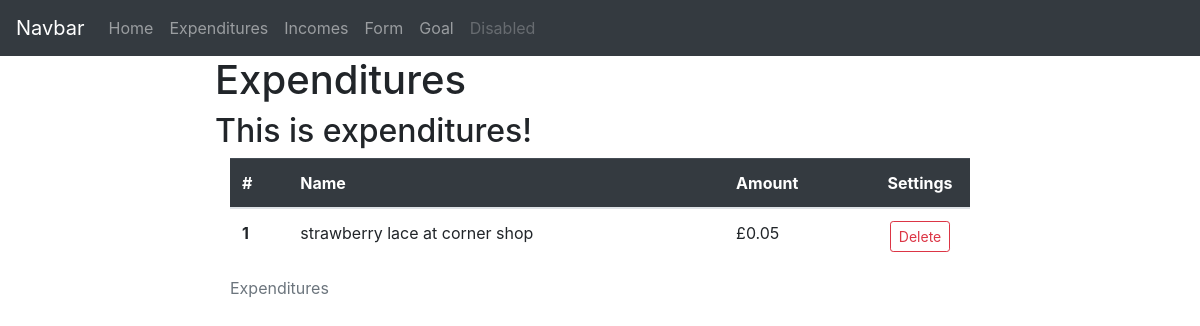
Page /expenditures on the earlier database version.
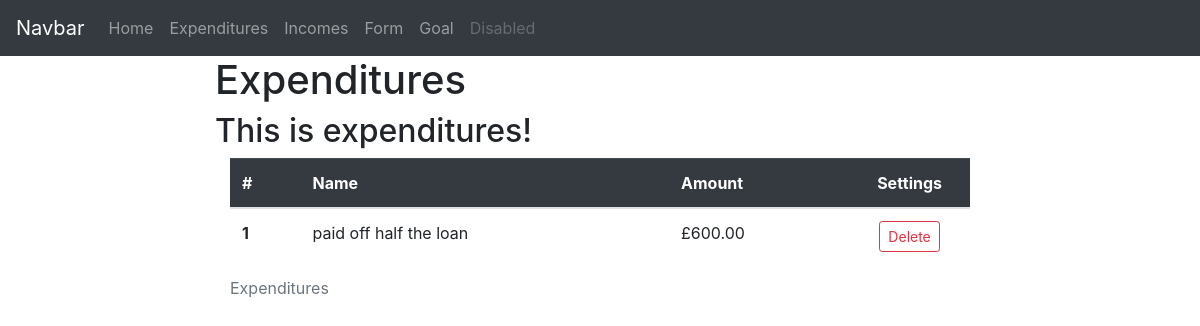
Same page on the later database version.
### app/models.py (models this page shows)
class Expenditure(db.Model):
    id = db.Column(db.Integer, primary_key=True)
    name = db.Column(db.String(500), index=True, unique=True, nullable=False)
    amount = db.Column(db.Float, nullable=False)

### app/views.py (the view)
@app.route('/expenditures', methods =['GET','POST'])
def expenditures():
    with app.app_context():
        expenditures_list=db.session.query(models.Expenditure).all()
    expenditures_count = len(expenditures_list)
    expenditures={'description':'This is expenditures!',
          'expenditure_table':"This should be a table of expenditures"}
    return render_template('expenditures.html', title='Expenditures', expenditures_list = expenditures_list,expenditures=expenditures, expenditures_count=expenditures_count) #this is the base location

### app/templates/expenditures.html
{% extends "base.html" %}]
{%block content%}
<h1>Expenditures</h1>
<h2>{{expenditures.description}}</h2>
<div class="container">
    <table class="table table-hover">
        <caption>Expenditures</caption>
        <thead class="table-dark">
          <tr>
            <th scope="col">#</th>
            <th scope="col">Name</th>
            <th scope="col">Amount</th>
            <th scope="col">
                <div class="row justify-content-md-center">
                Settings
                </div>
            </th>
          </tr>
        </thead>
        <tbody>
          {% for x in range(1,expenditures_count+1) %}
          <tr>
            <th scope="row">{{x}}</th>
            <td>{{expenditures_list[x-1].name}}</td>
            <td>£{{'%0.2f'|format(expenditures_list[x-1].amount|float)}}</td>
            <td><div class="row justify-content-center"><form method="post" action="{{ url_for('delete_expenditure', id=expenditures_list[x-1].id) }}">
                <button type="submit" class="btn btn-outline-danger btn-sm">Delete</button>
            </form></div></td>
          </tr>
          {% endfor %}
        </tbody>
      </table>
</div>
{%endblock%}

### app/templates/base.html (shortened to what this page needs)
<!DOCTYPE html>
<html lang="en">
  <head>
  <link rel="stylesheet" href="https://stackpath.bootstrapcdn.com/bootstrap/4.2.1/css/bootstrap.min.css">
  </head>
  <body>
    <nav class="navbar navbar-expand-md navbar-dark bg-dark">
      <a class="navbar-brand" href="#">Navbar</a>
      <div class="collapse navbar-collapse" id="navbarSupportedContent">
        <ul class="navbar-nav mr-auto">
          <li class="nav-item"><a class="nav-link" href="/home">Home <span class="sr-only">(current)</span></a></li>
          <li class="nav-item"><a class="nav-link" href="/expenditures">Expenditures</a></li>
          <li class="nav-item"><a class="nav-link" href="/incomes">Incomes</a></li>
          <li class="nav-item"><a class="nav-link" href="/form">Form</a></li>
          <li class="nav-item"><a class="nav-link" href="/goal">Goal</a></li>
          <li class="nav-item"><a class="nav-link disabled" href="#">Disabled</a></li>
        </ul>
      </div>
    </nav>
    <div class="container-fluid">
      <div class="row">
        <div class="col-2"></div>
          <div class="col-8 justify-content-center">
            {% block content %}{% endblock %}
          </div>
        </div>
      </div>
  </body>
</html>

Differences in the rows shown:
removed Expenditure: name "strawberry lace at corner shop", amount "0.05"
added Expenditure: name "paid off half the loan", amount "600.00"
Other differences:
new list line: "1 £ Delete"
list line gone: "1 £ Delete"
